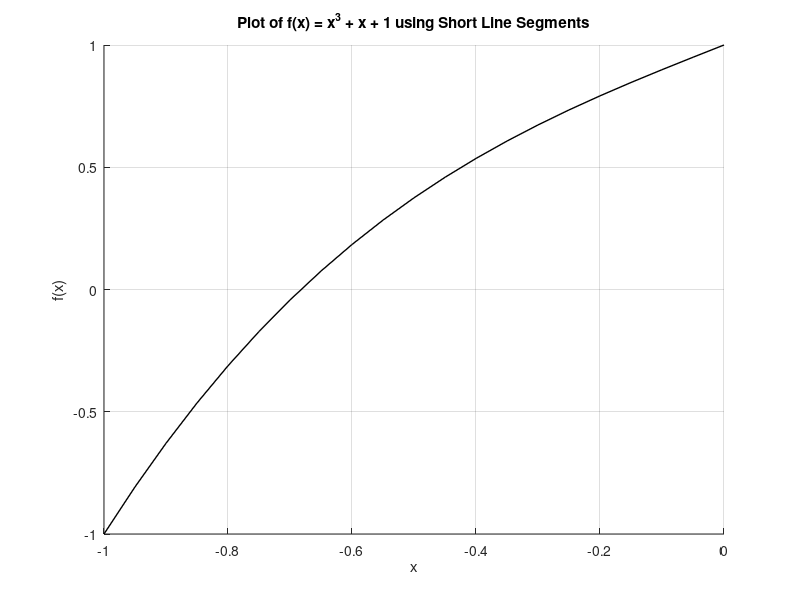

Write the MATLAB code that produced this figure.
% Function definition: f(x) = x^3 + x + 1
f = @(x) x.^3 + x + 1;

% Parameters
num_segments = 20;  % Number of segments
a = -1;             % Start of the interval
b = 0;              % End of the interval

% Create x values
x_values = linspace(a, b, num_segments + 1);
y_values = f(x_values);

% Plot the curve
figure;
hold on;
axis([a b min(y_values) max(y_values)]);
grid on;

% Plot line segments
for i = 1:num_segments
    x1 = x_values(i);
    x2 = x_values(i + 1);
    y1 = f(x1);
    y2 = f(x2);
    
    % Plot line segment
    plot([x1, x2], [y1, y2], 'k-', 'LineWidth', 1);
end

% Add labels and title
xlabel('x');
ylabel('f(x)');
title('Plot of f(x) = x^3 + x + 1 using Short Line Segments');
hold off;
